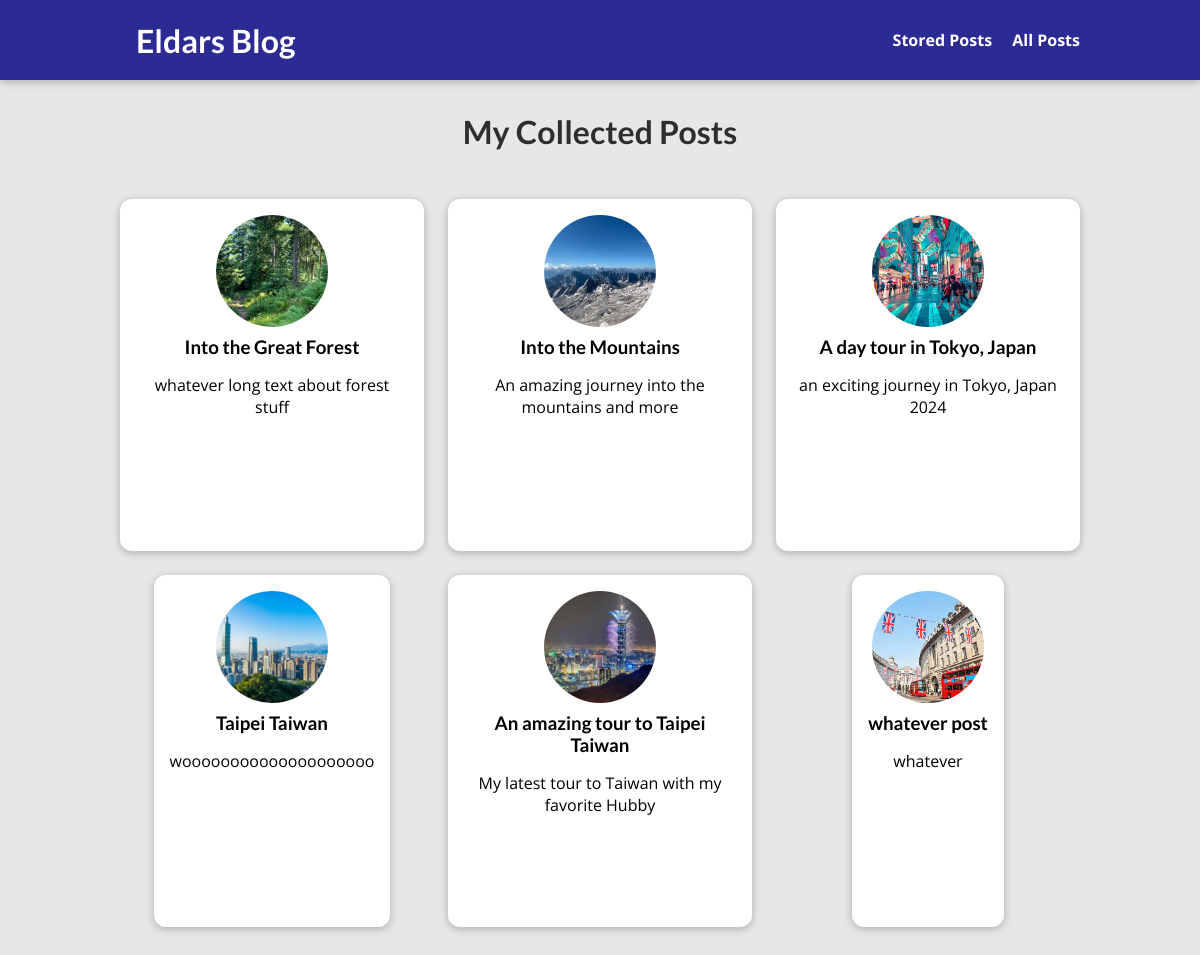
The app's page /posts/, older data.
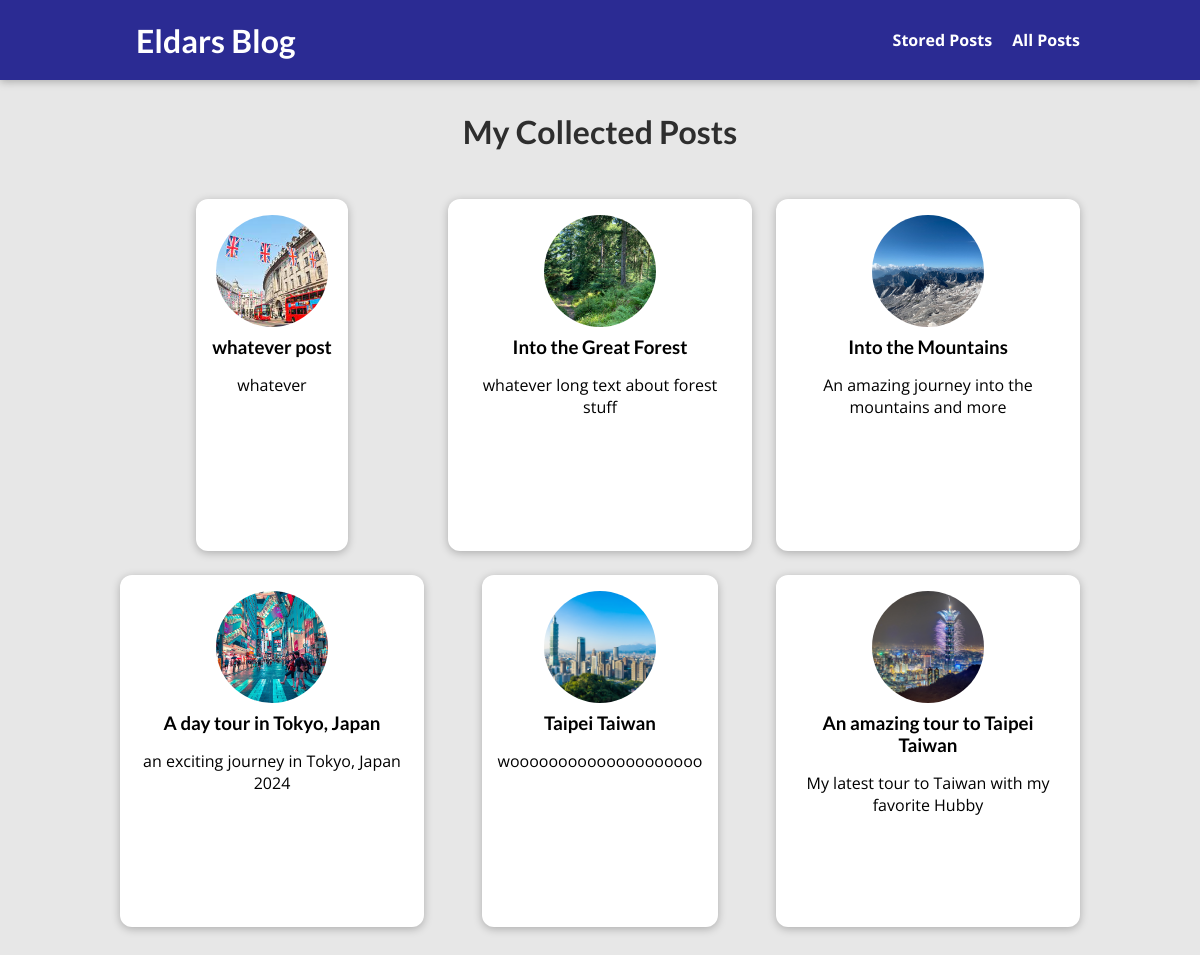
The same page, newer data.
### blog/models.py (models this page shows, shortened)
class Post(models.Model):
    title = models.CharField(max_length=150)
    excerpt = models.CharField(max_length=200)
    image = models.ImageField(upload_to="posts", null=True)
    date = models.DateField(auto_now=True)
    created_at = models.DateTimeField(auto_now_add=True)
    slug = models.SlugField(unique=True)
    content = models.TextField(validators=[MinLengthValidator(10)])
    author = models.ForeignKey(
        Author, on_delete=models.SET_NULL, null=True, related_name="posts")
    tags = models.ManyToManyField(Tag)

### blog/views.py (the view)
# urls.py: path("posts/", views.AllPostsView.as_view(), name="posts-page"),
class AllPostsView(ListView):
    template_name = "blog/all-posts.html"
    model = Post
    ordering = ["-date"]
    context_object_name = "all_posts"

### blog/templates/blog/all-posts.html (shortened to what this page needs)
{% extends 'base.html' %}
{% load static %}
{% block css_files %}
    <link rel="stylesheet" href="{% static 'app.css' %}" />
    <link rel="stylesheet" href="{% static 'blog/post.css' %}" />
    <link rel="stylesheet" href="{% static "blog/all-posts.css" %}">
{% endblock %}
{% block content %}
<section id="all-posts">
    <h2>My Collected Posts</h2>
    <ul>
        {% for post in all_posts %}
            {% include "blog/includes/post.html" %}
        {% endfor %}
    </ul>
</section>
{% endblock %}

### blog/templates/blog/includes/post.html
{% load static %}
<li>
    <article class="post">
        <a href="{% url "post-detail-page" post.slug %}">
            <img src="{{ post.image.url }}" alt="{{ post.title }}" />
                <div class="post__content">
                    <h3>{{ post.title }}</h3>
                    <p>
                        {{ post.excerpt}}
                    </p>
            </div>
        </a>
    </article>
</li>

Row changes from the older to the newer data that the page shows:
changed Post "whatever post": moves up the list
